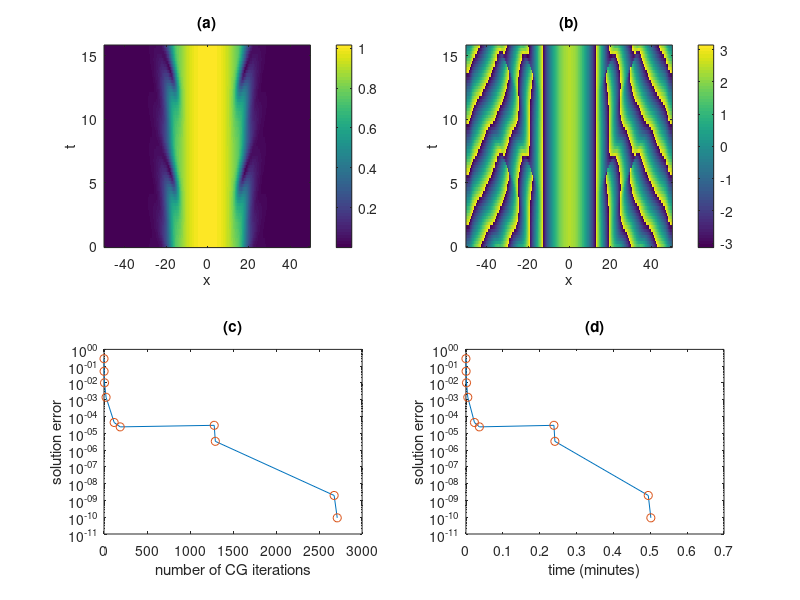

Reproduce this figure in MATLAB.
% Newton-CG method for computing time-periodic and
% space-localized solutions in the CQGL equation:
% At-gamma*Axx+beta*|A|^2A+delta*|A|^4A-chi*A=0.
% Here, z represents scaled time tau, and A=U*exp(i*mu*t).
clc; clear all; close all;
load U0_fig3.mat;          % this data contains i.c. U(x, z)
Lx=100; Nx=512; Lz=2*pi; Nz=32; errormax=1e-10; errorCG=1e-4;
dx=Lx/Nx; x=-Lx/2:dx:Lx/2-dx; kx=[0:Nx/2-1  -Nx/2:-1]*2*pi/Lx;
dz=Lz/Nz; z=0:dz:Lz-dz;       kz=[0:Nz/2-1  -Nz/2:-1]*2*pi/Lz;
[X,Z]=meshgrid(x,z);  [KX,KZ]=meshgrid(kx,kz);  KX2=KX.*KX;

gamma=0.9-1.1i; beta=-3-i; delta=2.75-i; chi=-0.1;
gamma1=real(gamma); gamma2=imag(gamma);
beta1=real(beta);   beta2=imag(beta);
delta1=real(delta); delta2=imag(delta);

tic;
nnt=0;                       % nnt: # of Newton steps
ncg=0;                       % ncg: # of CG iterations
while 1                      % Newton-CG iterations start
  nnt=nnt+1;
  u=real(U); v=imag(U); U2=u.*u+v.*v; U4=U2.*U2;
  G=gamma*ifft2(-KX2.*fft2(U))-(beta*U2+delta*U4-chi).*U;
  Ut=ifft2(i*KZ.*fft2(U)); ut=real(Ut); vt=imag(Ut);
  produv=2*sum(sum(u.*v)); produtvt=2*sum(sum(ut.*vt));
  mu   = sum(sum(v.*imag(G)-u.*real(G)))/produv;
  omega= sum(sum(ut.*imag(G)+vt.*real(G)))/produtvt;
  L0U=omega*Ut+i*mu*U-G;
  Uerror(nnt)=max(max(abs(L0U))); Uerror(nnt)
  numcg(nnt)=ncg; time(nnt)= toc;
  if Uerror(nnt) < errormax
      break
  end

  betaU1=beta1*u-beta2*v;    betaU2=beta1*v+beta2*u;
  deltaU1=delta1*u-delta2*v; deltaU2=delta1*v+delta2*u;
  G11=chi-beta1*U2-betaU1*2.*u-delta1*U4-deltaU1*4.*u.*U2;
  G12=   +beta2*U2-betaU1*2.*v+delta2*U4-deltaU1*4.*v.*U2;
  G21=   -beta2*U2-betaU2*2.*u-delta2*U4-deltaU2*4.*u.*U2;
  G22=chi-beta1*U2-betaU2*2.*v-delta1*U4-deltaU2*4.*v.*U2;
  Dxx=@(F)   ifft2(-KX2.*fft2(F));
  Dtxx=@(F)  ifft2(( omega*i*KZ+gamma1*KX2).*fft2(F));
  DtxxA=@(F) ifft2((-omega*i*KZ+gamma1*KX2).*fft2(F));

  P=@(F)  Dtxx(real(F))-G11.*real(F)-(mu+G12).*imag(F)  ...
          +gamma2*Dxx(imag(F)) ...
     +i*( (mu-G21).*real(F)-gamma2*Dxx(real(F))   ...
          +Dtxx(imag(F))-G22.*imag(F) );
  PA=@(F) DtxxA(real(F))-G11.*real(F)+(mu-G21).*imag(F) ...
          -gamma2*Dxx(imag(F)) ...
     +i*( -(mu+G12).*real(F)+gamma2*Dxx(real(F))  ...
          +DtxxA(imag(F))-G22.*imag(F) );

  L1= @(F) P(F)-sum(sum(imag(Ut.*P(F))))/produtvt*Ut ...
              +sum(sum(real(U.*P(F))))/produv*i*U;
  L1A=@(F) PA(F)  ...
     -sum(sum(real(conj(F).*Ut)))/produtvt*PA(vt+i*ut) ...
     -sum(sum(imag(conj(F).*U)))/produv*PA(u-i*v);

  c=8;                   % Here fftM is the preconditioner
  fftM=omega^2*KZ.*KZ+abs(gamma)^2*KX2.*KX2+c;
  dU=0*Z;                            % CG iterations start
  R=-L1A(L0U);
  MinvR=ifft2(fft2(R)./fftM);
  R2=sum(sum(real(conj(R).*MinvR))); R20=R2;
  D=MinvR;
  while (R2 > R20*errorCG^2)
      L2D=L1A(L1(D));
      a=R2/sum(sum(real(conj(D).*L2D)));
      dU=dU+a*D;
      R=R-a*L2D;
      MinvR=ifft2(fft2(R)./fftM);
      R2old=R2;
      R2=sum(sum(real(conj(R).*MinvR)));
      b=R2/R2old;
      D=MinvR+b*D;
      ncg=ncg+1;
  end                                  % CG iterations end
  U=U+dU;
end                             % Newton-CG iterations end

% plotting of numerical results
subplot(221); imagesc(x, [z z+Lz]/omega, abs([U;U]));
axis xy; colorbar; xlabel('x'); ylabel('t'); title('(a)');
subplot(222); imagesc(x, [z z+Lz]/omega, angle([U;U]));
axis xy; colorbar; xlabel('x'); ylabel('t'); title('(b)');
subplot(223); semilogy(numcg, Uerror, numcg, Uerror, 'o');
xlabel('number of CG iterations'); ylabel('solution error');
title('(c)');
subplot(224); semilogy(time/60, Uerror, time/60, Uerror, 'o');
xlabel('time (minutes)'); ylabel('solution error');
title('(d)');
format long; period=2*pi/omega
mu